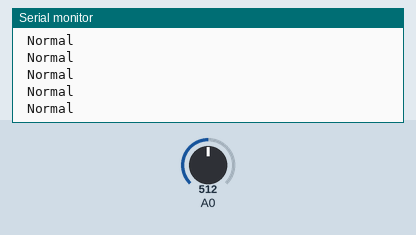
A sketch run on a simulated Arduino Uno, built with avr-gcc and run on an emulated ATmega328P. Parts: the last lines printed to the serial monitor. Inputs (shaded band) come from the test bench; at power-on: A0 = 512.

Above: at 1.2 s.
1.3 s: A0 set to 610
At 1.9 s:
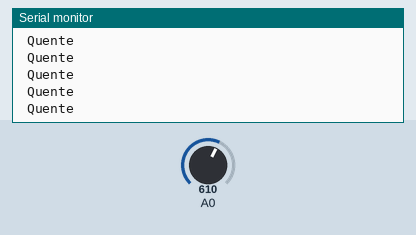
3.2 s: A0 set to 590
At 3.9 s:
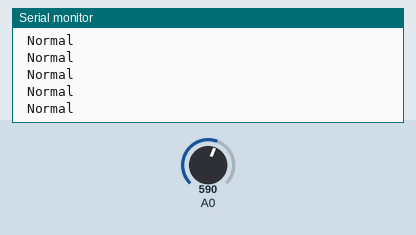
6.2 s: A0 set to 390
At 6.9 s:
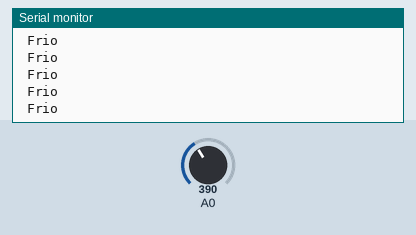
8.1 s: A0 set to 190
At 9.0 s:
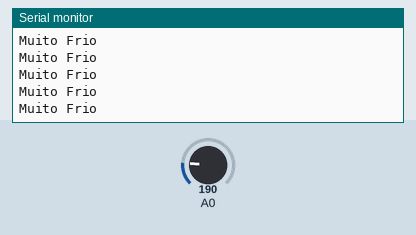
10.0 s: A0 set to 410
At 11.1 s:
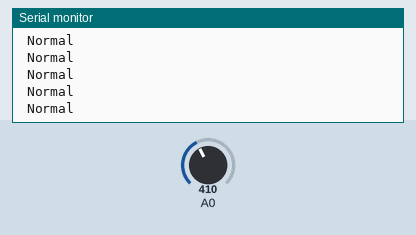
13.0 s: A0 set to 306
At 13.9 s:
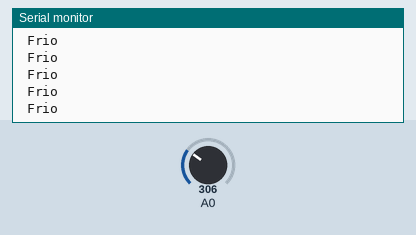

The sketch:

aula_37_exercicio_1_1.ino
```cpp
/*
Autor: Bianca
Nome da programação: aula 37 - exercicio
Descrição: fazer ir de 0 a 100%
Data:14/03/25
*/

//int valor=analogRead (A0);
//int resultado = map (valor,0,1023,0,100); // Serial.println (valor / 10.23);
//Serial.println (resultado);

void setup()
{
  Serial.begin (9600);
}

void loop()
{
  int valor=analogRead (A0);

  if (valor <= 200)
  {
  Serial.println ("Muito Frio");
  }
  if (valor  >= 200 && valor <= 400)
  {
  Serial.println (" Frio");
  }
  if (valor >= 400 && valor <= 600 )
  {
  Serial.println (" Normal");
  }
   if (valor >= 600 && valor <=800)
  {
  Serial.println (" Quente");
  }
 if (valor >= 800 && valor <=1000)
  {
  Serial.println (" Muito Quente");
  }
}
```

Measured:
- after the input at 1.3 s, the serial monitor: prints a new line after 0.08 s (image 1)
- after the input at 6.2 s, the serial monitor: prints a new line after 0.07 s (image 3)
- after the input at 8.1 s, the serial monitor: prints a new line after 0.07 s (image 4)
- after the input at 10.0 s, the serial monitor: prints a new line after 0.07 s (image 5)
- after the input at 13.0 s, the serial monitor: prints a new line after 0.07 s (image 6)
